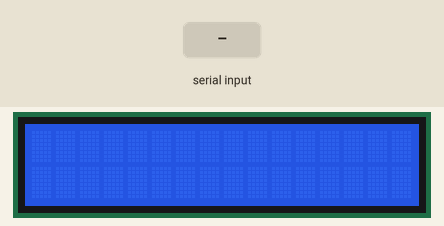
Recording of a sketch running on a simulated Arduino Uno, built with avr-gcc and run on an emulated ATmega328P. On the bench: 16×2 character LCD. The inputs (shaded band) are chosen by the test bench.

Above: at 1.2 s.
1.3 s: "1" received over Serial
At 2.9 s:
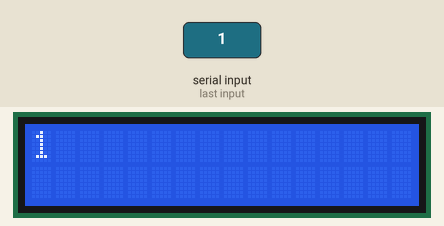
3.8 s: "0" received over Serial
At 6.0 s:
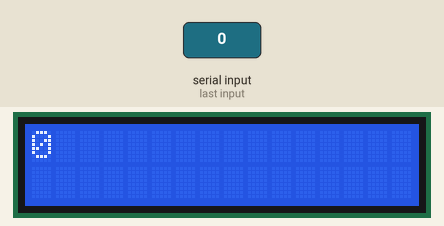
6.3 s: "2" received over Serial
At 7.9 s:
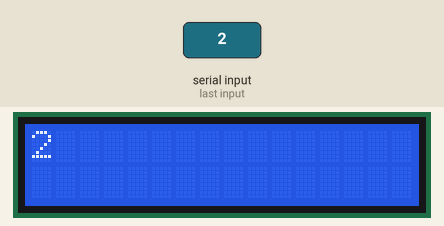
Timing chart, 0 to 9.4 s (numbered marks = the images above; inputs shaded):
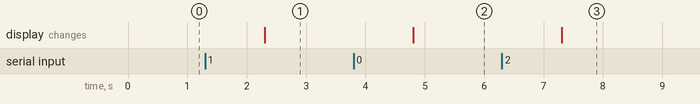

Measured:
- after the input at 1.3 s, the display: changes after 1.0 s (image 1)
- after the input at 3.8 s, the display: changes after 1.0 s (image 2)
- after the input at 6.3 s, the display: changes after 1.0 s (image 3)

The sketch:

TFT.ino
```cpp
#include <LiquidCrystal.h>

//Arduino pins
const int rs = 7, en = 8, d4 = 9, d5 = 10, d6 = 11, d7 = 12;
LiquidCrystal lcd(rs, en, d4, d5, d6, d7);

void setup() {
  lcd.begin(16, 2);  // Declare number of columns and rows
  Serial.begin(9600);
}

void loop() {
  // This code shows on the LCD the characters received over serial port
  if (Serial.available()) {
    delay(1000);
    lcd.clear();
    while (Serial.available() > 0) {
      lcd.write(Serial.read());
    }
  }
}
```
